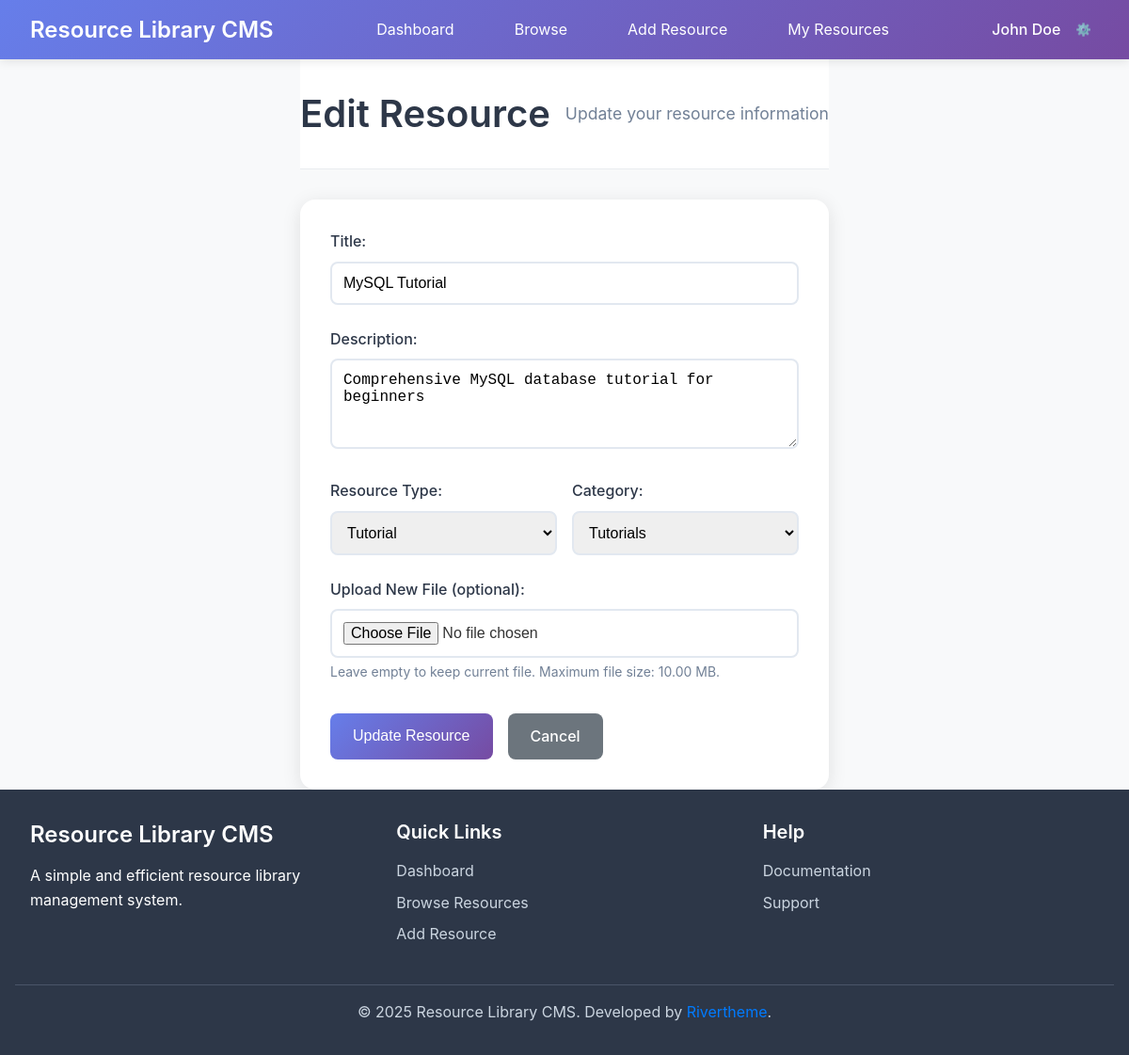
The page /pages/edit_resource.php?id=2 (signed in) on the database its author committed.
### tables this page shows
CREATE TABLE users (
    id INT AUTO_INCREMENT PRIMARY KEY,
    username VARCHAR(50) UNIQUE NOT NULL,
    email VARCHAR(100) UNIQUE NOT NULL,
    password_hash VARCHAR(255) NOT NULL,
    first_name VARCHAR(50) NOT NULL,
    last_name VARCHAR(50) NOT NULL,
    created_at TIMESTAMP DEFAULT CURRENT_TIMESTAMP,
    updated_at TIMESTAMP DEFAULT CURRENT_TIMESTAMP ON UPDATE CURRENT_TIMESTAMP,
    is_active BOOLEAN DEFAULT TRUE
);

CREATE TABLE resources (
    id INT AUTO_INCREMENT PRIMARY KEY,
    title VARCHAR(200) NOT NULL,
    description TEXT,
    resource_type ENUM('document', 'link', 'video', 'tutorial', 'other') NOT NULL,
    file_path VARCHAR(500),  
    external_url VARCHAR(500),  
    file_size INT,  
    mime_type VARCHAR(100),  
    category_id INT,
    user_id INT NOT NULL,
    created_at TIMESTAMP DEFAULT CURRENT_TIMESTAMP,
    updated_at TIMESTAMP DEFAULT CURRENT_TIMESTAMP ON UPDATE CURRENT_TIMESTAMP,
    is_active BOOLEAN DEFAULT TRUE,
    FOREIGN KEY (category_id) REFERENCES categories(id) ON DELETE SET NULL,
    FOREIGN KEY (user_id) REFERENCES users(id) ON DELETE CASCADE
);

CREATE TABLE categories (
    id INT AUTO_INCREMENT PRIMARY KEY,
    name VARCHAR(100) UNIQUE NOT NULL,
    description TEXT,
    created_at TIMESTAMP DEFAULT CURRENT_TIMESTAMP,
    updated_at TIMESTAMP DEFAULT CURRENT_TIMESTAMP ON UPDATE CURRENT_TIMESTAMP
);

### includes/init.php (called while the page is built, shortened)
<?php
require_once __DIR__ . '/../config/database.php';
require_once __DIR__ . '/Database.php';
require_once __DIR__ . '/functions.php';
try {
    $db = new Database();
} catch (Exception $e) {
    die("Database connection failed: " . $e->getMessage());
}
?>

### includes/functions.php (called while the page is built, shortened)
<?php
function is_logged_in() {
    return isset($_SESSION['user_id']) && !empty($_SESSION['user_id']);
}
function get_current_user_id() {
    return isset($_SESSION['user_id']) ? $_SESSION['user_id'] : null;
}
function get_current_user_data($db) {
    $sql = "SELECT id, username, email, first_name, last_name FROM users WHERE id = ? AND is_active = 1";
    return $db->fetch($sql, [get_current_user_id()]);
}
function format_file_size($bytes) {
    if ($bytes >= 1073741824) {
        return number_format($bytes / 1073741824, 2) . ' GB';
    } elseif ($bytes >= 1048576) {
        return number_format($bytes / 1048576, 2) . ' MB';
    } elseif ($bytes >= 1024) {
        return number_format($bytes / 1024, 2) . ' KB';
    } else {
        return $bytes . ' bytes';
    }
}
?>

### includes/Database.php (called while the page is built, shortened)
<?php
class Database {
    private $host;
    private $db_name;
    private $username;
    private $password;
    private $charset;
    private $pdo;
    public function __construct() {
        $this->host = DB_HOST;
        $this->db_name = DB_NAME;
        $this->username = DB_USER;
        $this->password = DB_PASS;
        $this->charset = DB_CHARSET;
    }
    public function connect() {
        if ($this->pdo === null) {
            try {
                $dsn = "mysql:host={$this->host};dbname={$this->db_name};charset={$this->charset}";
                $options = [
                    PDO::ATTR_ERRMODE => PDO::ERRMODE_EXCEPTION,
                    PDO::ATTR_DEFAULT_FETCH_MODE => PDO::FETCH_ASSOC,
                    PDO::ATTR_EMULATE_PREPARES => false,
                ];
                $this->pdo = new PDO($dsn, $this->username, $this->password, $options);
            } catch (PDOException $e) {
                throw new Exception("Database connection failed: " . $e->getMessage());
            }
        }
        return $this->pdo;
    }
    public function query($sql, $params = []) {
        try {
            $pdo = $this->connect();
            $stmt = $pdo->prepare($sql);
            $stmt->execute($params);
            return $stmt;
        } catch (PDOException $e) {
            throw new Exception("Query execution failed: " . $e->getMessage());
        }
    }
    public function fetch($sql, $params = []) {
        $stmt = $this->query($sql, $params);
        return $stmt->fetch();
    }
    public function fetchAll($sql, $params = []) {
        $stmt = $this->query($sql, $params);
        return $stmt->fetchAll();
    }
}
?>

### pages/edit_resource.php (the view, shortened to what this page needs)
<?php
require_once '../includes/init.php';
$resource_id = (int)($_GET['id'] ?? 0);
try {
    $sql = "SELECT * FROM resources WHERE id = ? AND user_id = ? AND is_active = 1";
    $resource = $db->fetch($sql, [$resource_id, get_current_user_id()]);
} catch (Exception $e) {
    add_flash_message('Error loading resource.', 'error');
    redirect('dashboard.php');
}
try {
    $categories = $db->fetchAll("SELECT id, name FROM categories ORDER BY name");
} catch (Exception $e) {
    $categories = [];
}
$form_data = $resource;
?>
<!DOCTYPE html>
<html lang="en">
<head>
    <link rel="stylesheet" href="../assets/css/style.css">
</head>
<body>
    <?php include '../includes/header.php'; ?>
    <div class="container">
        <div class="page-header">
            <h1>Edit Resource</h1>
            <p>Update your resource information</p>
        </div>
        <div class="form-container">
            <form method="POST" action="" enctype="multipart/form-data" id="resourceForm">
                <div class="form-group">
                    <label for="title">Title:</label>
                    <input type="text" id="title" name="title" required
                           value="<?php echo htmlspecialchars($form_data['title'] ?? ''); ?>">
                </div>
                <div class="form-group">
                    <label for="description">Description:</label>
                    <textarea id="description" name="description" rows="4" required><?php echo htmlspecialchars($form_data['description'] ?? ''); ?></textarea>
                </div>
                <div class="form-row">
                    <div class="form-group">
                        <label for="resource_type">Resource Type:</label>
                        <select id="resource_type" name="resource_type" required onchange="toggleResourceFields()">
                            <option value="tutorial" <?php echo ($form_data['resource_type'] ?? '') === 'tutorial' ? 'selected' : ''; ?>>Tutorial</option>
                        </select>
                    </div>
                    <div class="form-group">
                        <label for="category_id">Category:</label>
                        <select id="category_id" name="category_id">
                            <?php foreach ($categories as $category): ?>
                                <option value="<?php echo $category['id']; ?>"
                                        <?php echo ($form_data['category_id'] ?? 0) == $category['id'] ? 'selected' : ''; ?>>
                                    <?php echo htmlspecialchars($category['name']); ?>
                                </option>
                            <?php endforeach; ?>
                        </select>
                    </div>
                </div>
                <div class="form-group" id="fileUploadGroup">
                    <label for="resource_file">Upload New File (optional):</label>
                    <input type="file" id="resource_file" name="resource_file" accept=".pdf,.doc,.docx,.txt,.jpg,.jpeg,.png,.gif,.mp4,.avi,.mov">
                    <small>Leave empty to keep current file. Maximum file size: <?php echo format_file_size(MAX_FILE_SIZE); ?>.</small>
                </div>
                <div class="form-actions">
                    <button type="submit" class="btn btn-primary">Update Resource</button>
                    <a href="view_resource.php?id=<?php echo $resource_id; ?>" class="btn btn-secondary">Cancel</a>
                </div>
            </form>
        </div>
    </div>
    <?php include '../includes/footer.php'; ?>
</body>
</html>

### includes/header.php (shortened to what this page needs)
<?php
$current_user = get_current_user_data($db);
?>
<header class="main-header">
    <div class="container">
        <div class="header-content">
            <div class="logo">
                <a href="dashboard.php">
                    <h1><?php echo SITE_NAME; ?></h1>
                </a>
            </div>
            <nav class="main-nav">
                <ul>
                    <li><a href="dashboard.php" class="<?php echo basename($_SERVER['PHP_SELF']) == 'dashboard.php' ? 'active' : ''; ?>">Dashboard</a></li>
                    <li><a href="browse.php" class="<?php echo basename($_SERVER['PHP_SELF']) == 'browse.php' ? 'active' : ''; ?>">Browse</a></li>
                    <li><a href="add_resource.php" class="<?php echo basename($_SERVER['PHP_SELF']) == 'add_resource.php' ? 'active' : ''; ?>">Add Resource</a></li>
                    <li><a href="my_resources.php" class="<?php echo basename($_SERVER['PHP_SELF']) == 'my_resources.php' ? 'active' : ''; ?>">My Resources</a></li>
                </ul>
            </nav>
            <div class="user-menu">
                <div class="user-info">
                    <span class="user-name"><?php echo htmlspecialchars($current_user['first_name'] . ' ' . $current_user['last_name']); ?></span>
                    <div class="user-dropdown">
                        <button class="dropdown-toggle">⚙️</button>
                    </div>
                </div>
            </div>
        </div>
    </div>
</header>

### assets/css/style.css (style rules this page uses)
* { margin: 0; padding: 0; box-sizing: border-box; }
html { font-size: 16px; line-height: 1.6; }
body { font-family: -apple-system, BlinkMacSystemFont, 'Segoe UI', Roboto, Oxygen, Ubuntu, Cantarell, sans-serif; color: #333; background-color: #f8f9fa; min-height: 100vh; display: flex; flex-direction: column; }
h1, h2, h3, h4, h5, h6 { font-weight: 600; line-height: 1.3; margin-bottom: 0.5rem; }
h1 { font-size: 2.5rem; }
p { margin-bottom: 1rem; }
a { color: #007bff; text-decoration: none; transition: color 0.2s ease; }
.container { max-width: 1200px; margin: 0 auto; padding: 0 1rem; flex: 1; }
.main-header { background: linear-gradient(135deg, #667eea 0%, #764ba2 100%); color: white; box-shadow: 0 2px 10px rgba(0,0,0,0.1); position: sticky; top: 0; z-index: 1000; }
.header-content { display: flex; align-items: center; justify-content: space-between; padding: 1rem 0; max-width: 1200px; margin: 0 auto; padding-left: 1rem; padding-right: 1rem; }
.logo h1 { font-size: 1.5rem; margin: 0; color: white; }
.logo a { color: white; text-decoration: none; }
.main-nav ul { display: flex; list-style: none; gap: 2rem; }
.main-nav a { color: white; text-decoration: none; padding: 0.5rem 1rem; border-radius: 0.25rem; transition: background-color 0.2s ease; }
.user-menu { position: relative; }
.user-info { display: flex; align-items: center; gap: 0.5rem; }
.user-name { font-weight: 500; }
.user-dropdown { position: relative; }
.dropdown-toggle { background: none; border: none; color: white; cursor: pointer; padding: 0.5rem; border-radius: 0.25rem; transition: background-color 0.2s ease; }
.page-header { background: white; padding: 2rem 0; margin-bottom: 2rem; border-bottom: 1px solid #e9ecef; display: flex; justify-content: space-between; align-items: center; flex-wrap: wrap; gap: 1rem; }
.page-header h1 { margin: 0; color: #2d3748; }
.page-header p { margin: 0; color: #718096; font-size: 1.1rem; }
.btn { display: inline-flex; align-items: center; gap: 0.5rem; padding: 0.75rem 1.5rem; border: none; border-radius: 0.5rem; font-size: 1rem; font-weight: 500; text-decoration: none; cursor: pointer; transition: all 0.2s ease; text-align: center; white-space: nowrap; }
.btn-primary { background: linear-gradient(135deg, #667eea 0%, #764ba2 100%); color: white; }
.btn-secondary { background-color: #6c757d; color: white; }
.form-container { background: white; padding: 2rem; border-radius: 1rem; box-shadow: 0 4px 20px rgba(0,0,0,0.1); max-width: 600px; margin: 0 auto; }
.form-group { margin-bottom: 1.5rem; }
.form-row { display: grid; grid-template-columns: 1fr 1fr; gap: 1rem; }
.form-group label { display: block; margin-bottom: 0.5rem; font-weight: 500; color: #2d3748; }
.form-group input, .form-group select, .form-group textarea { width: 100%; padding: 0.75rem; border: 2px solid #e2e8f0; border-radius: 0.5rem; font-size: 1rem; transition: border-color 0.2s ease, box-shadow 0.2s ease; }
.form-group small { display: block; margin-top: 0.25rem; color: #718096; font-size: 0.875rem; }
.form-actions { display: flex; gap: 1rem; margin-top: 2rem; }

### rows shown on the page
users: first_name+last_name "John Doe"
resources: title "MySQL Tutorial", description "Comprehensive MySQL database tutorial for beginners", resource_type "Tutorial", category_id "Tutorials"

### other values the page prints
SITE_NAME "Resource Library CMS"
format_file_size(MAX_FILE_SIZE) "10.00 MB"
